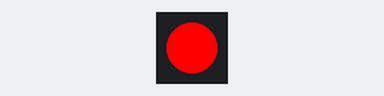
Bench run of a program on a simulated Raspberry Pi (BCM pin numbers). Shown: 1 RGB LEDs in strip order, left to right.

Above: at 0.06 s.
At 0.57 s:
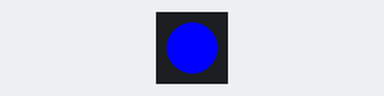
At 1.33 s:
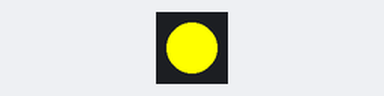
At 2.61 s:
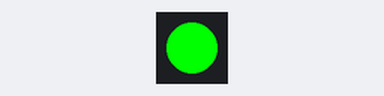
Timing chart, 0 to 3.0 s (numbered marks = the images above):
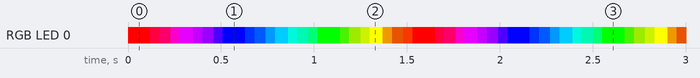

The program:

RGBLR.py
```python
#!/usr/bin/env python3

from gpiozero import RGBLED
from time import sleep

#led = RGBLED(20,19,21,active_high=True)
led2 = RGBLED(13,18,17,active_high=True)

while True:
	#red
	led2.color = (1,0,0)
	sleep(0.12)

	#.5
	led2.color = (1,0,0.25)
	sleep(0.05)

	#rose
	led2.color = (0.95,0,0.4)
	sleep(0.06)

	#.5
	led2.color = (0.9,0,0.75)
	sleep(0.05)

	#purple
	led2.color = (0.9,0,1)
	sleep(0.07)

	#.5
	led2.color = (0.77,0,1)
	sleep(0.05)

	#violet
	led2.color = (0.6,0,1)
	sleep(0.06)

	#.5
	led2.color = (0.3,0,1)
	sleep(0.05)

	#blue
	led2.color = (0,0,1)
	sleep(0.12)

	#.5
	led2.color = (0,0.2,1)
	sleep(0.05)

	#azure
	led2.color = (0,0.35,1)
	sleep(0.06)

	#.5
	led2.color = (0,0.6,1)
	sleep(0.05)

	#cyan
	led2.color = (0,0.8,1)
	sleep(0.07)

	#.5
	led2.color = (0,0.9,0.8)
	sleep(0.05)

	#teal
	led2.color = (0,0.9,0.65)
	sleep(0.06)

	#.5
	led2.color = (0,1,0.45)
	sleep(0.05)

	#green
	led2.color = (0,1,0)
	sleep(0.12)

	#.5
	led2.color = (0.25,0.83,0)
	sleep(0.05)

	#lime
	led2.color = (0.5,0.75,0)
	sleep(0.06)

	#.5
	led2.color = (0.7,0.83,0)
	sleep(0.05)

	#yellow
	led2.color = (1,1,0)
	sleep(0.07)

	#.5
	led2.color = (0.78,0.5,0)
	sleep(0.05)

	#orange
	led2.color = (0.7,0.25,0)
	sleep(0.06)

	#.5
	led2.color = (0.9,0.2,0)
	sleep(0.05)
```

Measured:
- by itself, everything shown: repeats every 1.5 s, in 24 steps
